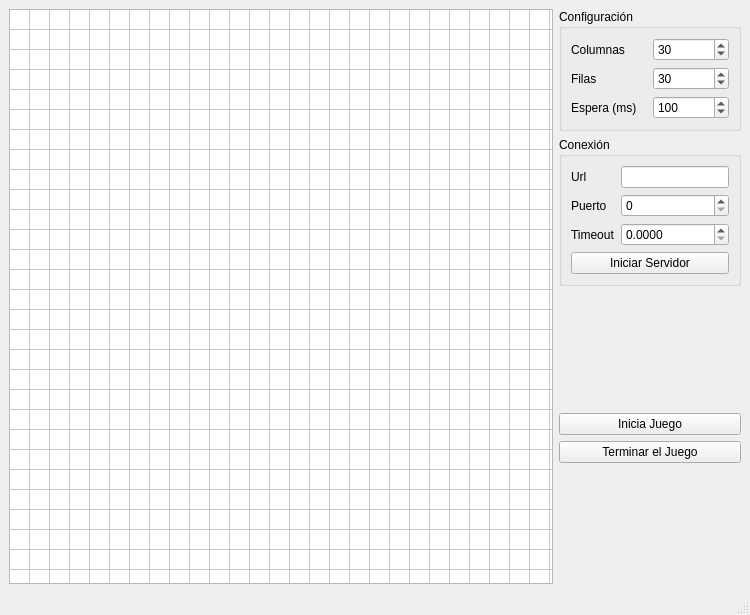
<?xml version="1.0" encoding="UTF-8"?>
<ui version="4.0">
 <class>MainWindow</class>
 <widget class="QMainWindow" name="MainWindow">
  <property name="geometry">
   <rect>
    <x>0</x>
    <y>0</y>
    <width>750</width>
    <height>615</height>
   </rect>
  </property>
  <property name="minimumSize">
   <size>
    <width>0</width>
    <height>0</height>
   </size>
  </property>
  <property name="windowTitle">
   <string>Servidor</string>
  </property>
  <widget class="QWidget" name="centralwidget">
   <layout class="QHBoxLayout" name="horizontalLayout">
    <item>
     <widget class="QTableWidget" name="tableWidget">
      <property name="sizePolicy">
       <sizepolicy hsizetype="Expanding" vsizetype="Expanding">
        <horstretch>0</horstretch>
        <verstretch>0</verstretch>
       </sizepolicy>
      </property>
      <property name="verticalScrollBarPolicy">
       <enum>Qt::ScrollBarAlwaysOff</enum>
      </property>
      <property name="horizontalScrollBarPolicy">
       <enum>Qt::ScrollBarAlwaysOff</enum>
      </property>
      <property name="autoScroll">
       <bool>true</bool>
      </property>
      <property name="dragDropOverwriteMode">
       <bool>true</bool>
      </property>
      <property name="rowCount">
       <number>30</number>
      </property>
      <property name="columnCount">
       <number>30</number>
      </property>
      <attribute name="horizontalHeaderVisible">
       <bool>false</bool>
      </attribute>
      <attribute name="horizontalHeaderDefaultSectionSize">
       <number>20</number>
      </attribute>
      <attribute name="horizontalHeaderHighlightSections">
       <bool>false</bool>
      </attribute>
      <attribute name="horizontalHeaderMinimumSectionSize">
       <number>1</number>
      </attribute>
      <attribute name="verticalHeaderVisible">
       <bool>false</bool>
      </attribute>
      <attribute name="verticalHeaderDefaultSectionSize">
       <number>20</number>
      </attribute>
      <attribute name="verticalHeaderHighlightSections">
       <bool>false</bool>
      </attribute>
      <attribute name="verticalHeaderMinimumSectionSize">
       <number>1</number>
      </attribute>
      <row/>
      <row/>
      <row/>
      <row/>
      <row/>
      <row/>
      <row/>
      <row/>
      <row/>
      <row/>
      <row/>
      <row/>
      <row/>
      <row/>
      <row/>
      <row/>
      <row/>
      <row/>
      <row/>
      <row/>
      <row/>
      <row/>
      <row/>
      <row/>
      <row/>
      <row/>
      <row/>
      <row/>
      <row/>
      <row/>
      <column/>
      <column/>
      <column/>
      <column/>
      <column/>
      <column/>
      <column/>
      <column/>
      <column/>
      <column/>
      <column/>
      <column/>
      <column/>
      <column/>
      <column/>
      <column/>
      <column/>
      <column/>
      <column/>
      <column/>
      <column/>
      <column/>
      <column/>
      <column/>
      <column/>
      <column/>
      <column/>
      <column/>
      <column/>
      <column/>
     </widget>
    </item>
    <item>
     <layout class="QVBoxLayout" name="verticalLayout_2">
      <property name="sizeConstraint">
       <enum>QLayout::SetMinimumSize</enum>
      </property>
      <item>
       <widget class="QGroupBox" name="groupBox">
        <property name="sizePolicy">
         <sizepolicy hsizetype="Preferred" vsizetype="Maximum">
          <horstretch>0</horstretch>
          <verstretch>0</verstretch>
         </sizepolicy>
        </property>
        <property name="title">
         <string>Configuración</string>
        </property>
        <layout class="QGridLayout" name="gridLayout">
         <item row="0" column="0">
          <widget class="QLabel" name="label_3">
           <property name="text">
            <string>Columnas</string>
           </property>
          </widget>
         </item>
         <item row="1" column="0">
          <widget class="QLabel" name="label">
           <property name="text">
            <string>Filas</string>
           </property>
          </widget>
         </item>
         <item row="0" column="1">
          <widget class="QSpinBox" name="spinBox_2">
           <property name="minimum">
            <number>1</number>
           </property>
           <property name="maximum">
            <number>1000000000</number>
           </property>
           <property name="value">
            <number>30</number>
           </property>
          </widget>
         </item>
         <item row="1" column="1">
          <widget class="QSpinBox" name="spinBox_3">
           <property name="minimum">
            <number>1</number>
           </property>
           <property name="maximum">
            <number>1000000000</number>
           </property>
           <property name="value">
            <number>30</number>
           </property>
          </widget>
         </item>
         <item row="2" column="1">
          <widget class="QSpinBox" name="spinBox">
           <property name="maximum">
            <number>3000</number>
           </property>
           <property name="value">
            <number>100</number>
           </property>
          </widget>
         </item>
         <item row="2" column="0">
          <widget class="QLabel" name="label_2">
           <property name="text">
            <string>Espera (ms)</string>
           </property>
          </widget>
         </item>
        </layout>
       </widget>
      </item>
      <item>
       <widget class="QGroupBox" name="groupBox_2">
        <property name="sizePolicy">
         <sizepolicy hsizetype="Maximum" vsizetype="Maximum">
          <horstretch>0</horstretch>
          <verstretch>0</verstretch>
         </sizepolicy>
        </property>
        <property name="title">
         <string>Conexión</string>
        </property>
        <layout class="QGridLayout" name="gridLayout_2">
         <item row="0" column="0">
          <widget class="QLabel" name="label_6">
           <property name="text">
            <string>Url</string>
           </property>
          </widget>
         </item>
         <item row="0" column="1">
          <widget class="QLineEdit" name="lineEdit">
           <property name="text">
            <string/>
           </property>
          </widget>
         </item>
         <item row="2" column="0">
          <widget class="QLabel" name="label_5">
           <property name="text">
            <string>Timeout</string>
           </property>
          </widget>
         </item>
         <item row="3" column="0" colspan="2">
          <widget class="QPushButton" name="pushButton">
           <property name="text">
            <string>Iniciar Servidor</string>
           </property>
          </widget>
         </item>
         <item row="2" column="1">
          <widget class="QDoubleSpinBox" name="doubleSpinBox">
           <property name="decimals">
            <number>4</number>
           </property>
          </widget>
         </item>
         <item row="1" column="0">
          <widget class="QLabel" name="label_4">
           <property name="text">
            <string>Puerto</string>
           </property>
          </widget>
         </item>
         <item row="1" column="1">
          <widget class="QSpinBox" name="spinBox_4">
           <property name="maximum">
            <number>8000</number>
           </property>
           <property name="value">
            <number>0</number>
           </property>
          </widget>
         </item>
        </layout>
       </widget>
      </item>
      <item>
       <spacer name="verticalSpacer_2">
        <property name="orientation">
         <enum>Qt::Vertical</enum>
        </property>
        <property name="sizeType">
         <enum>QSizePolicy::MinimumExpanding</enum>
        </property>
        <property name="sizeHint" stdset="0">
         <size>
          <width>20</width>
          <height>40</height>
         </size>
        </property>
       </spacer>
      </item>
      <item>
       <widget class="QPushButton" name="pushButton_2">
        <property name="text">
         <string>Inicia Juego</string>
        </property>
       </widget>
      </item>
      <item>
       <widget class="QPushButton" name="pushButton_3">
        <property name="text">
         <string>Terminar el Juego</string>
        </property>
       </widget>
      </item>
      <item>
       <spacer name="verticalSpacer">
        <property name="orientation">
         <enum>Qt::Vertical</enum>
        </property>
        <property name="sizeType">
         <enum>QSizePolicy::MinimumExpanding</enum>
        </property>
        <property name="sizeHint" stdset="0">
         <size>
          <width>20</width>
          <height>40</height>
         </size>
        </property>
       </spacer>
      </item>
     </layout>
    </item>
   </layout>
  </widget>
  <widget class="QMenuBar" name="menubar">
   <property name="geometry">
    <rect>
     <x>0</x>
     <y>0</y>
     <width>750</width>
     <height>22</height>
    </rect>
   </property>
  </widget>
  <widget class="QStatusBar" name="statusbar"/>
 </widget>
 <resources/>
 <connections/>
</ui>
